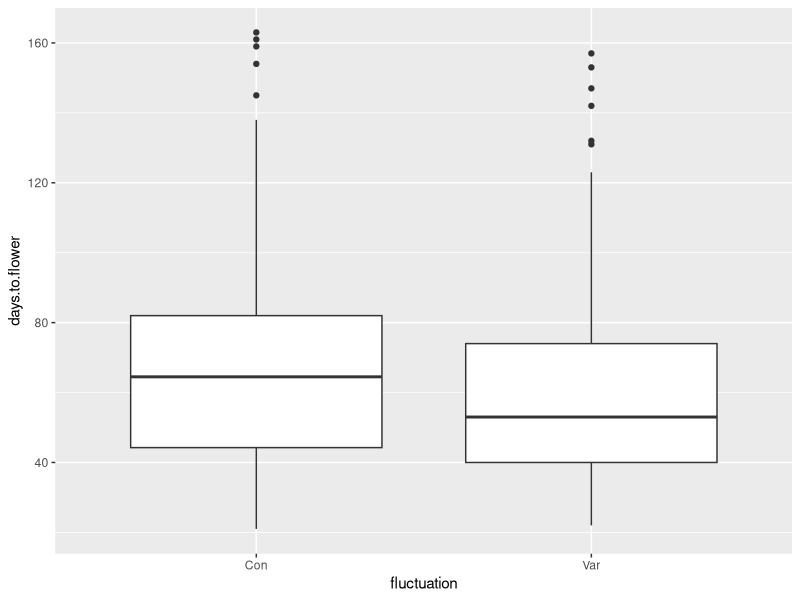

The R source for this figure:
## ---- chunk 1
knitr::opts_chunk$set(echo = TRUE)
## ---- chunk 2
# Chargez la librairie `tidyverse` (aide: utilisez la fonction `library()`)

# Changez votre répertoire de travail pour être dans `session3_plots_reorganisation`
#(aide: utilisez la fonction `setwd()`)

# Importer `burghardt_et_al_2015_expt1.txt` et mettez le dans un objet appelé `expt1`
#(aide: utilisez la fonction `read_tsv()`)

## ---- chunk 3
# Chargez la librairie `tidyverse` (aide: utilisez la fonction `library()`)
library(tidyverse)

# Importer `burghardt_et_al_2015_expt1.txt` et mettez le dans un objet appelé `expt1`
#(aide: utilisez la fonction `read_tsv()`)

expt1 <- read_tsv("../data/burghardt_et_al_2015_expt1.txt")

## ---- chunk 4
dim(expt1)
names(expt1)
## ---- chunk 5
select(expt1, genotype, temperature)
## ---- chunk 6
select(expt1, contains("bolt"))
## ---- chunk 7
distinct(expt1, vernalization)
## ---- chunk 8
filter(expt1, vernalization == "V")
## ---- chunk 9
expt1 %>% 
  filter(vernalization == "V") %>% 
  select(genotype, total.leaf.length.mm)
## ---- chunk 10

expt1 <- read_tsv("../data/burghardt_et_al_2015_expt1.txt")

expt1_filtered <- filter(expt1, fluctuation=="Con" & day.length=="16")

expt1_selected <- select(expt1_filtered,days.to.bolt:total.leaf.length.mm)

summary(expt1_selected)

## ---- chunk 11
expt1 %>% 
  filter(vernalization == "V") %>% 
  ggplot(aes(fluctuation, days.to.flower)) + 
  geom_boxplot()
## ---- chunk 12
# Créez une nouvelle table avec la colonne supplémentare  
expt1.cm <- mutate(expt1, total.leaf.length.cm = total.leaf.length.mm/10)

# Vérifier que la nouvelle colonne est bien là
colnames(expt1.cm)
## ---- chunk 13
# Créez deux nouvelles colonnes
expt1.cm <- mutate(expt1, 
                   blade.length.cm = blade.length.mm/10,
                   total.leaf.length.cm = total.leaf.length.mm/10)

# Vérifier que les nouvelles colonnes sont bien là
colnames(expt1.cm)
## ---- chunk 14
# Créez deux nouvelles colonnes
expt1.concatenated <- unite(expt1, "Vern_survival_bolt",vernalization,bolt.survival,bolt)

# Vérifier que la nouvelles colonnes sont bien là
colnames(expt1.concatenated)
## ---- chunk 15
# Créez deux nouvelles colonnes
expt1.separated <- separate(expt1, background, into=c("genotype_background", "FRI_mutation"))

# Vérifier que la nouvelles colonnes sont bien là
colnames(expt1.separated)
